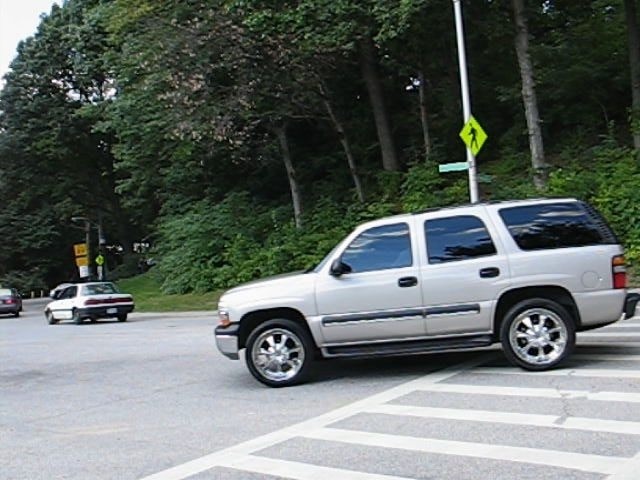
%> input picture segmentation_test/cars1_01.jpg, 640 x 480 px
$ octave main.m   (GNU Octave 9; MATLAB toolbox functions it lacks are replaced by stand-ins)
%> lines starting %> are read from the running program, lines starting %| are printed output that depends on the picture
### gmm/grayImage.m
function result = grayImage(image)

% Author:Q
% Date:2013/12/13
% Describe:转灰度图函数
% 模仿matlab写法，效率几乎和matlab自带函数不相上下

% 参数说明:
%    输入参数:
%        image  输入图像,彩色图像
%
%    输出参数:
%        result 输出灰度图像，位数深度为1

[row column num] = size(image);

template = [0.299 ; 0.587 ; 0.114]; %著名心里学公式

image       = reshape(image(:),row * column,num);     % 转成线性数据进行运算
result      = imlincomb(template(1),image(:,1),template(2),image(:,2),template(3),image(:,3));
result      = reshape(result,[row column]);  % 转回来进行输出

### config/config_tool.m
[a,b,c] = fileparts(mfilename('fullpath')) ;
[a,b,c] = fileparts(a);
root = a ;

addpath(fullfile(root,'function'));
addpath(fullfile(root,'gmm'));
addpath(fullfile(root,'segmentation'));
addpath(fullfile(root,'segmentation_test'));
addpath(fullfile(root,'FelzenSegment'));


if systemJudge() == 1
%    addpath('~/projects/imageprocessing/common');
%    addpath('~/projects/imageprocessing/common_c');

    addpath('/data/projects/matrix/common_c');
    addpath('/data/projects/matrix/common');
    addpath('/data/projects/matrix/parallel_computing/function/');
    addpath('~/libs/SLIC_mex');
    run('~/libs/vlfeat-0.9.20/toolbox/vl_setup');

    addpath('~/libs/mexopencv/');
    addpath('~/libs/mexopencv/opencv_contrib/');
    addpath('~/libs/mexopencv/test/');
else

    if exist('E:') == 0
        addpath('D:\projects\matrix\imageprocessing\common');
        addpath('D:\projects\matrix\imageprocessing\common_c');
        addpath('D:\tools\SLIC_mex');
        run('D:\tools\vlfeat-0.9.20-bin\vlfeat-0.9.20\toolbox\vl_setup');
    else
        addpath('E:\projects\matrix\imageprocessing\common');
        addpath('E:\projects\matrix\imageprocessing\common_c');
        addpath('E:\tools\SLIC_mex');
        run('E:\tools\vlfeat-0.9.18-bin\vlfeat-0.9.18\toolbox\vl_setup');
    end
end

### segmentation_test/main.m
clear all
close all
clc

run('../config/config_tool');
%> (this line was passed over: systemJudge is not available in this run)
img = double(imread('cars1_01.jpg'));

[row_img column_img byte_img] = size(img);
%> row_img = 480; column_img = 640; byte_img = 3


grayimg = grayImage(img);
%> in grayImage, `result      = reshape(result,[row column]);`:
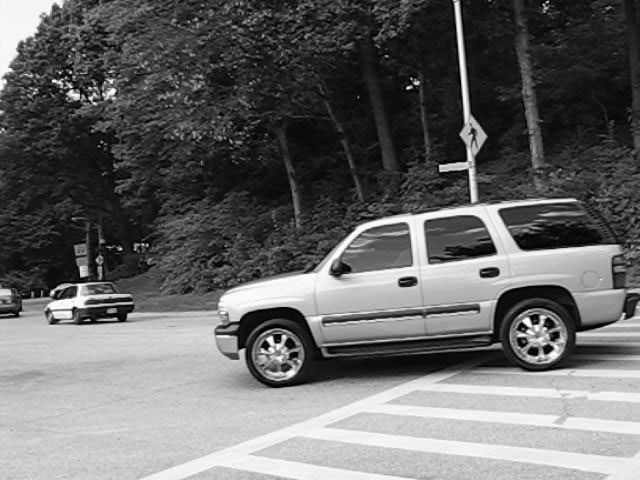
%> result: size 480x640 double; min 0, max 255, mean 104.4


data_list = reshape(grayimg,row_img*column_img,1);

imghistogram = hist(data_list,1:255);
%> imghistogram = 255 values, max 4705 at index 20, min 46 at index 255, mean 1204.7

fgcolor = [100 101 140];

color = [255 0 0
		180 180 180
		0 0 255
		240 70 240];

hist = imghistogram;
%> hist has the same summary as imghistogram
[row_hist column_hist] = size(hist);
%> row_hist = 1; column_hist = 255

num = 8;
length = round(column_hist/num);
%> length = 32

%> (the run ends here)

$ run again, with segmentation_test/people05_0027.jpg copied over segmentation_test/cars1_01.jpg
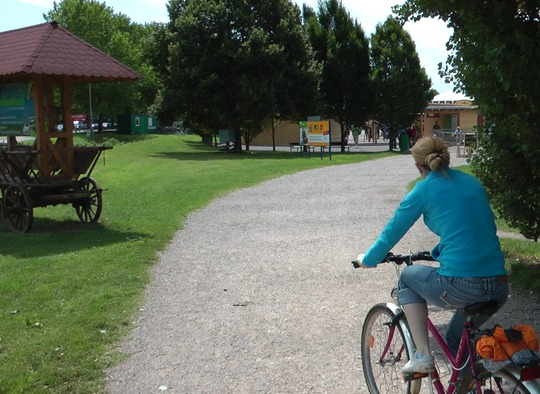
%> input picture segmentation_test/people05_0027.jpg, 540 x 394 px
%> in grayImage, `result      = reshape(result,[row column]);`:
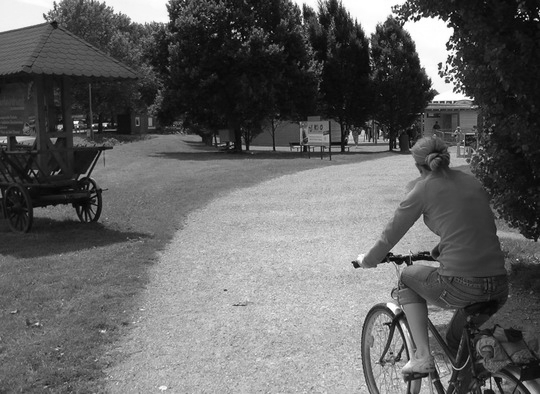
%> result: size 394x540 double; min 1.17, max 255, mean 99.3
%> imghistogram = 255 values, max 2942 at index 17, min 3 at index 2, mean 834.4
%> hist has the same summary as imghistogram
